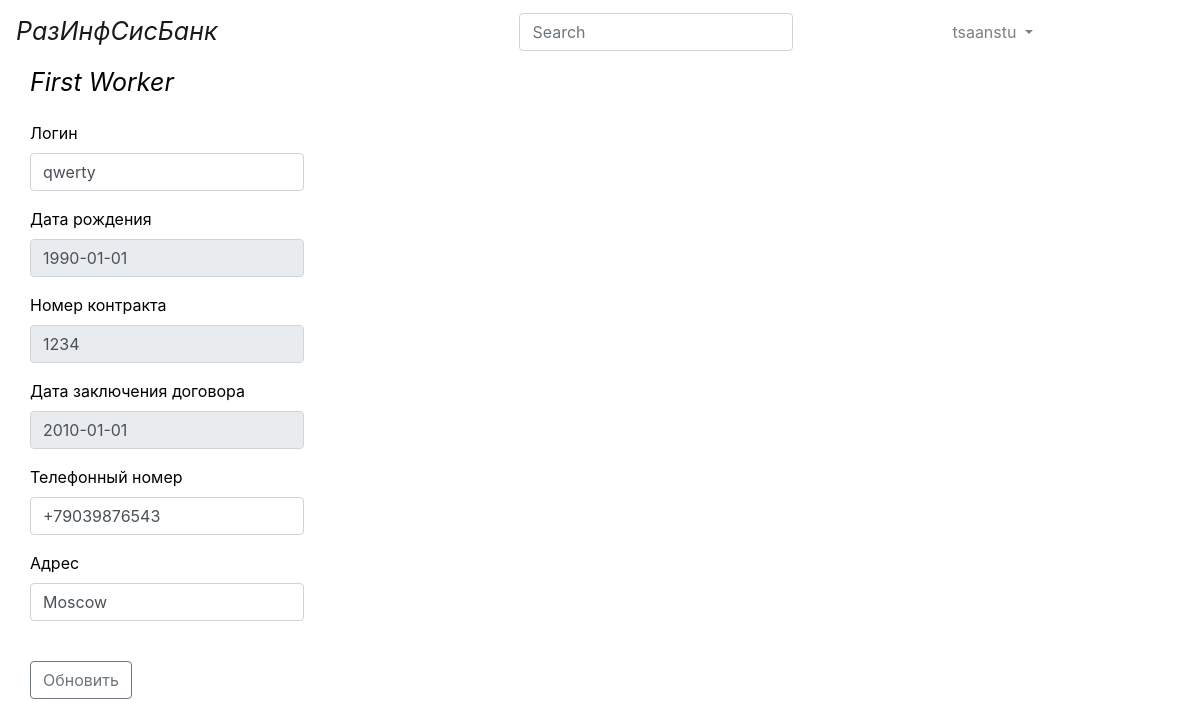
Page /worker_data/1/ (signed in) on the committed database.
### bs/models.py (models this page shows)
class User(AbstractUser):
    upload = models.ImageField(upload_to='uploads/%Y/%m/%d/')

class Worker(models.Model):
    full_name = models.CharField(max_length=30)
    login = models.CharField(max_length=20)
    birthday = models.DateField()
    contract_number = models.CharField(max_length=10)
    date_conclusion = models.DateField()
    tel = models.CharField(max_length=12)
    address = models.CharField(max_length=100)
    permissions = models.CharField(max_length=30)

### bs/views.py (the view)
# urls.py: path('worker_data/<int:id>/', views.worker_data, name='worker_data'),
def worker_data(request, id):
    if check_admin_permisions(request.user.username) < 0:
        return render(request, 'bs/permission_denied.html', {})
    if request.method == "POST":
        conn = sqlite3.connect("db.sqlite3")
        cursor = conn.cursor()
        input_data = [(request.POST["InputLogin"], request.POST["InputTel"], request.POST["InputAddress"], id)]
        cursor.executemany("UPDATE bs_worker SET login=?, tel=?, address=? WHERE id=?", input_data)
        conn.commit()
    worker_data = Worker.objects.get(pk=id)
    worker_data.birthday = str(worker_data.birthday)
    worker_data.date_conclusion = str(worker_data.date_conclusion)
    return render(request, 'bs/worker_data.html', {"worker_data": worker_data})

### bs/views.py (called while the page is built)
def check_admin_permisions(username):
    print("username =", username)
    conn = sqlite3.connect("db.sqlite3")
    cursor = conn.cursor()
    cursor.execute("SELECT id FROM bs_user WHERE username = ?", (username,))
    id = cursor.fetchall()[0][0]
    print("id =", id)
    cursor.execute("SELECT group_id FROM bs_user_groups WHERE user_id = ?", (id,))
    if cursor.fetchall()[0][0] == 2:
        return 1
    return -1

### bs/templates/bs/worker_data.html (shortened to what this page needs)
{% include "bs/base.html" %}
{% load static %}
{% block content %}
{% include "bs/nav_panel.html" %}
{% if user.is_authenticated %}
<main role="main" class="container">
    <div class="row">
        <div class="col-lg-12">
            <div class="row">
                <div class="headline">{{worker_data.full_name}}</div>
            </div>
            <div class="row">
                <form method="POST" onsubmit="return confirm('Применить изменения?');">
                    <div class="form-group">
                        <label for="InputLogin"><span class="text_style">Логин</span></label>
                        <input class="form-control" id="InputLogin" name="InputLogin" value={{worker_data.login}}>
                    </div>
                    <div class="form-group">
                        <label for="InputBirthday"><span class="text_style">Дата рождения</span></label>
                        <input class="form-control" id="InputBirthday" name="InputBirthday" disabled value={{worker_data.birthday}}>
                    </div>
                    <div class="form-group">
                        <label for="InputContractNumber"><span class="text_style">Номер контракта</span></label>
                        <input class="form-control" id="InputContractNumber" name="InputContractNumber" disabled value={{worker_data.contract_number}}>
                    </div>
                    <div class="form-group">
                        <label for="InputDateConclusion"><span
                                class="text_style">Дата заключения договора</span></label>
                        <input class="form-control" id="InputDateConclusion" name="InputDateConclusion" disabled value={{worker_data.date_conclusion}}>
                    </div>
                    <div class="form-group">
                        <label for="InputTel"><span class="text_style">Телефонный номер</span></label>
                        <input class="form-control" id="InputTel" name="InputTel" value={{worker_data.tel}}>
                    </div>
                    <div class="form-group">
                        <label for="InputAddress"><span class="text_style">Адрес</span></label>
                        <input class="form-control" id="InputAddress" name="InputAddress" value={{worker_data.address}}>
                    </div>
                    <br>
                    <button type="submit" class="btn btn-outline-secondary button_update">Обновить</button>
                    <br><br>
                </form>
            </div>
        </div>
    </div>
</main>
{% endif %}
{% endblock %}

### bs/templates/bs/nav_panel.html (shortened to what this page needs)
<header>
      <nav class="navbar navbar-expand-lg navbar-light bg-white">
          <div class="d-flex flex-grow-1">
              <a class="navbar-brand" href="{% url 'index' %}"><span class="headline"> РазИнфСисБанк</span></a>
          </div>
          <div class="form-inline collapse navbar-collapse" id="navbarCollapse">
              <ul class="navbar-nav mr-auto">
                  <form class="form-inline mt-2 mt-md-0">
                      <input class="form-control mr-sm-2" type="text" placeholder="Search" aria-label="Search">
                  </form>
              </ul>
              <ui class="navbar-nav mr-auto">
                  {% if user.is_authenticated %}
                        <li class="nav-item dropdown">
                            <a class="nav-link dropdown-toggle" href="#" id="navbarDropdownMenuLink" data-toggle="dropdown" aria-haspopup="true" aria-expanded="false">
                                <span class="text_style">{{ user.get_username }}</span>
                            </a>
                        </li>
                  {% else %}
                        <li><a class="nav-link" href="{% url 'login'%}?next={{request.path}}"><span class="text_style">Log In</span></a></li>
                  {% endif %}
              </ui>
          </div>
      </nav>
</header>

### static/css/index.css (style rules this page uses)
body { background-color: #ffffff; color: #000000; }
.headline { font-size: 25px; font-style: italic; margin-bottom: 20px; }

### rows in the picture
User: get_username "tsaanstu"
Worker: full_name "First Worker", InputLogin "qwerty", InputBirthday "1990-01-01", InputContractNumber "1234", InputDateConclusion "2010-01-01", InputTel "+79039876543", InputAddress "Moscow"
